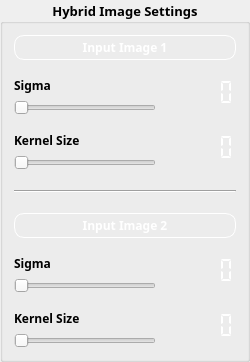
             <widget class="QGroupBox" name="groupBox_4">
              <property name="sizePolicy">
               <sizepolicy hsizetype="Maximum" vsizetype="Preferred">
                <horstretch>0</horstretch>
                <verstretch>0</verstretch>
               </sizepolicy>
              </property>
              <property name="minimumSize">
               <size>
                <width>250</width>
                <height>0</height>
               </size>
              </property>
              <property name="maximumSize">
               <size>
                <width>280</width>
                <height>16777215</height>
               </size>
              </property>
              <property name="font">
               <font>
                <family>Yu Gothic UI Semibold</family>
                <pointsize>10</pointsize>
                <weight>75</weight>
                <italic>false</italic>
                <bold>true</bold>
                <underline>false</underline>
               </font>
              </property>
              <property name="title">
               <string>Hybrid Image Settings</string>
              </property>
              <property name="alignment">
               <set>Qt::AlignCenter</set>
              </property>
              <layout class="QGridLayout" name="gridLayout_82">
               <property name="topMargin">
                <number>11</number>
               </property>
               <property name="bottomMargin">
                <number>11</number>
               </property>
               <property name="verticalSpacing">
                <number>20</number>
               </property>
               <item row="0" column="0">
                <layout class="QGridLayout" name="gridLayout_50">
                 <property name="verticalSpacing">
                  <number>10</number>
                 </property>
                 <item row="0" column="0">
                  <widget class="QLabel" name="label_20">
                   <property name="sizePolicy">
                    <sizepolicy hsizetype="Preferred" vsizetype="Fixed">
                     <horstretch>0</horstretch>
                     <verstretch>0</verstretch>
                    </sizepolicy>
                   </property>
                   <property name="minimumSize">
                    <size>
                     <width>0</width>
                     <height>25</height>
                    </size>
                   </property>
                   <property name="maximumSize">
                    <size>
                     <width>16777215</width>
                     <height>25</height>
                    </size>
                   </property>
                   <property name="font">
                    <font>
                     <family>Yu Gothic UI Semibold</family>
                     <pointsize>9</pointsize>
                     <weight>75</weight>
                     <bold>true</bold>
                    </font>
                   </property>
                   <property name="styleSheet">
                    <string notr="true">background-color: rgba(255, 255, 255, 0);
color: white;
border: 1px solid white;
border-radius: 10px;</string>
                   </property>
                   <property name="text">
                    <string>Input Image 1</string>
                   </property>
                   <property name="alignment">
                    <set>Qt::AlignCenter</set>
                   </property>
                  </widget>
                 </item>
                 <item row="1" column="0">
                  <layout class="QGridLayout" name="gridLayout_47">
                   <property name="verticalSpacing">
                    <number>10</number>
                   </property>
                   <item row="1" column="0">
                    <layout class="QGridLayout" name="gridLayout_8">
                     <property name="horizontalSpacing">
                      <number>10</number>
                     </property>
                     <item row="1" column="1">
                      <widget class="QSlider" name="horizontalSlider_hybrid_kernel_size1">
                       <property name="cursor">
                        <cursorShape>PointingHandCursor</cursorShape>
                       </property>
                       <property name="maximum">
                        <number>100</number>
                       </property>
                       <property name="orientation">
                        <enum>Qt::Horizontal</enum>
                       </property>
                      </widget>
                     </item>
                     <item row="0" column="1">
                      <widget class="QLabel" name="label_local_thre_3">
                       <property name="sizePolicy">
                        <sizepolicy hsizetype="Fixed" vsizetype="Preferred">
                         <horstretch>0</horstretch>
                         <verstretch>0</verstretch>
                        </sizepolicy>
                       </property>
                       <property name="minimumSize">
                        <size>
                         <width>75</width>
                         <height>30</height>
                        </size>
                       </property>
                       <property name="maximumSize">
                        <size>
                         <width>100</width>
                         <height>16777215</height>
                        </size>
                       </property>
                       <property name="font">
                        <font>
                         <family>Yu Gothic UI Semibold</family>
                         <pointsize>9</pointsize>
                        </font>
                       </property>
                       <property name="text">
                        <string>Kernel Size</string>
                       </property>
                       <property name="alignment">
                        <set>Qt::AlignLeading|Qt::AlignLeft|Qt::AlignVCenter</set>
                       </property>
                      </widget>
                     </item>
                     <item row="0" column="2" rowspan="2">
                      <widget class="QLCDNumber" name="lcdNumber_2">
                       <property name="minimumSize">
                        <size>
                         <width>70</width>
                         <height>0</height>
                        </size>
                       </property>
                       <property name="styleSheet">
                        <string notr="true">font: 63 16pt &quot;Yu Gothic UI Semibold&quot;;
border: none;
color:  white;</string>
                       </property>
                       <property name="segmentStyle">
                        <enum>QLCDNumber::Flat</enum>
                       </property>
                      </widget>
                     </item>
                    </layout>
                   </item>
                   <item row="0" column="0">
                    <layout class="QGridLayout" name="gridLayout_9" columnstretch="0,0,0">
                     <property name="horizontalSpacing">
                      <number>10</number>
                     </property>
                     <item row="0" column="1">
                      <widget class="QLabel" name="label_local_thre_2">
                       <property name="sizePolicy">
                        <sizepolicy hsizetype="Fixed" vsizetype="Preferred">
                         <horstretch>0</horstretch>
                         <verstretch>0</verstretch>
                        </sizepolicy>
                       </property>
                       <property name="minimumSize">
                        <size>
                         <width>75</width>
                         <height>30</height>
                        </size>
                       </property>
                       <property name="maximumSize">
                        <size>
                         <width>50</width>
                         <height>16777215</height>
                        </size>
                       </property>
                       <property name="font">
                        <font>
                         <family>Yu Gothic UI Semibold</family>
                         <pointsize>9</pointsize>
                        </font>
                       </property>
                       <property name="text">
                        <string>Sigma</string>
                       </property>
                       <property name="alignment">
                        <set>Qt::AlignLeading|Qt::AlignLeft|Qt::AlignVCenter</set>
                       </property>
                      </widget>
                     </item>
                     <item row="1" column="1">
                      <widget class="QSlider" name="horizontalSlider_hybrid_sigma1">
                       <property name="cursor">
                        <cursorShape>PointingHandCursor</cursorShape>
                       </property>
                       <property name="maximum">
                        <number>100</number>
                       </property>
                       <property name="orientation">
                        <enum>Qt::Horizontal</enum>
                       </property>
                      </widget>
                     </item>
                     <item row="0" column="2" rowspan="2">
                      <widget class="QLCDNumber" name="lcdNumber">
                       <property name="minimumSize">
                        <size>
                         <width>70</width>
                         <height>0</height>
                        </size>
                       </property>
                       <property name="font">
                        <font>
                         <family>Yu Gothic UI Semibold</family>
                         <pointsize>16</pointsize>
                         <weight>7</weight>
                         <italic>false</italic>
                         <bold>false</bold>
                        </font>
                       </property>
                       <property name="autoFillBackground">
                        <bool>false</bool>
                       </property>
                       <property name="styleSheet">
                        <string notr="true">font: 63 16pt &quot;Yu Gothic UI Semibold&quot;;
border: none;
color:  white;</string>
                       </property>
                       <property name="segmentStyle">
                        <enum>QLCDNumber::Flat</enum>
                       </property>
                      </widget>
                     </item>
                    </layout>
                   </item>
                  </layout>
                 </item>
                </layout>
               </item>
               <item row="2" column="0">
                <layout class="QGridLayout" name="gridLayout_81">
                 <property name="verticalSpacing">
                  <number>10</number>
                 </property>
                 <item row="0" column="0">
                  <widget class="QLabel" name="label_11">
                   <property name="sizePolicy">
                    <sizepolicy hsizetype="Preferred" vsizetype="Fixed">
                     <horstretch>0</horstretch>
                     <verstretch>0</verstretch>
                    </sizepolicy>
                   </property>
                   <property name="minimumSize">
                    <size>
                     <width>0</width>
                     <height>25</height>
                    </size>
                   </property>
                   <property name="maximumSize">
                    <size>
                     <width>16777215</width>
                     <height>25</height>
                    </size>
                   </property>
                   <property name="font">
                    <font>
                     <family>Yu Gothic UI Semibold</family>
                     <pointsize>9</pointsize>
                     <weight>75</weight>
                     <bold>true</bold>
                    </font>
                   </property>
                   <property name="styleSheet">
                    <string notr="true">background-color: rgba(255, 255, 255, 0);
color: white;
border: 1px solid white;
border-radius: 10px;</string>
                   </property>
                   <property name="text">
                    <string>Input Image 2</string>
                   </property>
                   <property name="alignment">
                    <set>Qt::AlignCenter</set>
                   </property>
                  </widget>
                 </item>
                 <item row="1" column="0">
                  <layout class="QGridLayout" name="gridLayout_75">
                   <property name="verticalSpacing">
                    <number>10</number>
                   </property>
                   <item row="0" column="0">
                    <layout class="QGridLayout" name="gridLayout_79">
                     <property name="horizontalSpacing">
                      <number>10</number>
                     </property>
                     <item row="1" column="1">
                      <widget class="QSlider" name="horizontalSlider_hybrid_sigma2">
                       <property name="cursor">
                        <cursorShape>PointingHandCursor</cursorShape>
                       </property>
                       <property name="maximum">
                        <number>100</number>
                       </property>
                       <property name="orientation">
                        <enum>Qt::Horizontal</enum>
                       </property>
                      </widget>
                     </item>
                     <item row="0" column="1">
                      <widget class="QLabel" name="label_local_thre_4">
                       <property name="sizePolicy">
                        <sizepolicy hsizetype="Fixed" vsizetype="Preferred">
                         <horstretch>0</horstretch>
                         <verstretch>0</verstretch>
                        </sizepolicy>
                       </property>
                       <property name="minimumSize">
                        <size>
                         <width>75</width>
                         <height>30</height>
                        </size>
                       </property>
                       <property name="maximumSize">
                        <size>
                         <width>50</width>
                         <height>16777215</height>
                        </size>
                       </property>
                       <property name="font">
                        <font>
                         <family>Yu Gothic UI Semibold</family>
                         <pointsize>9</pointsize>
                        </font>
                       </property>
                       <property name="text">
                        <string>Sigma</string>
                       </property>
                       <property name="alignment">
                        <set>Qt::AlignLeading|Qt::AlignLeft|Qt::AlignVCenter</set>
                       </property>
                      </widget>
                     </item>
                     <item row="0" column="2" rowspan="2">
                      <widget class="QLCDNumber" name="lcdNumber_3">
                       <property name="minimumSize">
                        <size>
                         <width>70</width>
                         <height>0</height>
                        </size>
                       </property>
                       <property name="autoFillBackground">
                        <bool>false</bool>
                       </property>
                       <property name="styleSheet">
                        <string notr="true">font: 63 16pt &quot;Yu Gothic UI Semibold&quot;;
border: none;
color:  white;</string>
                       </property>
                       <property name="segmentStyle">
                        <enum>QLCDNumber::Flat</enum>
                       </property>
                      </widget>
                     </item>
                    </layout>
                   </item>
                   <item row="1" column="0">
                    <layout class="QGridLayout" name="gridLayout_80">
                     <property name="horizontalSpacing">
                      <number>10</number>
                     </property>
                     <item row="1" column="1">
                      <widget class="QSlider" name="horizontalSlider_hybrid_kernel_size2">
                       <property name="cursor">
                        <cursorShape>PointingHandCursor</cursorShape>
                       </property>
                       <property name="maximum">
                        <number>100</number>
                       </property>
                       <property name="orientation">
                        <enum>Qt::Horizontal</enum>
                       </property>
                      </widget>
                     </item>
                     <item row="0" column="1">
                      <widget class="QLabel" name="label_local_thre_5">
                       <property name="sizePolicy">
                        <sizepolicy hsizetype="Fixed" vsizetype="Preferred">
                         <horstretch>0</horstretch>
                         <verstretch>0</verstretch>
                        </sizepolicy>
                       </property>
                       <property name="minimumSize">
                        <size>
                         <width>75</width>
                         <height>30</height>
                        </size>
                       </property>
                       <property name="maximumSize">
                        <size>
                         <width>100</width>
                         <height>16777215</height>
                        </size>
                       </property>
                       <property name="font">
                        <font>
                         <family>Yu Gothic UI Semibold</family>
                         <pointsize>9</pointsize>
                        </font>
                       </property>
                       <property name="text">
                        <string>Kernel Size</string>
                       </property>
                       <property name="alignment">
                        <set>Qt::AlignLeading|Qt::AlignLeft|Qt::AlignVCenter</set>
                       </property>
                      </widget>
                     </item>
                     <item row="0" column="2" rowspan="2">
                      <widget class="QLCDNumber" name="lcdNumber_4">
                       <property name="minimumSize">
                        <size>
                         <width>70</width>
                         <height>0</height>
                        </size>
                       </property>
                       <property name="styleSheet">
                        <string notr="true">font: 63 16pt &quot;Yu Gothic UI Semibold&quot;;
border: none;
color:  white;</string>
                       </property>
                       <property name="segmentStyle">
                        <enum>QLCDNumber::Flat</enum>
                       </property>
                      </widget>
                     </item>
                    </layout>
                   </item>
                  </layout>
                 </item>
                </layout>
               </item>
               <item row="1" column="0">
                <widget class="Line" name="line">
                 <property name="orientation">
                  <enum>Qt::Horizontal</enum>
                 </property>
                </widget>
               </item>
              </layout>
             </widget>
